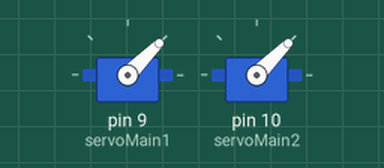
Bench run of a sketch on a simulated Arduino Uno, built with avr-gcc and run on an emulated ATmega328P. Parts: 2 × servo.

Above: at 0.3 s.
Timing chart, 0 to 1.8 s (numbered marks = the images above):
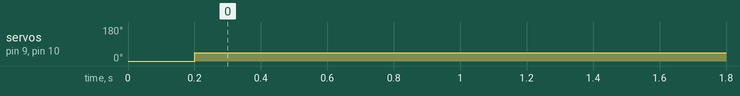

The sketch:

sketch_test_3_with_board.ino
```cpp
/*
Arduino Servo Test sketch
*/
#include <Servo.h>
#define NB_SERVO 5

Servo servoMain1,servoMain2; // Define our Servo


//variable de position va prendre le servo moteur
int angle = 0 ;


Servo servo_fingers[NB_SERVO];
int finger_angle[NB_SERVO];

void initangleservo(){
    int i ;
  for(i = 0 ; i < NB_SERVO; i++ ){
    finger_angle[i] = 0;

  }

}


void setup(){
    // établir la connexion sérielle à 9600 baud
    Serial.begin(9600);

    // servo on digital pin 9
    servoMain1.attach(9);
    // servo on digital pin 9
    servoMain2.attach(10);
    //on positionne le servo a la position initilae
    servoMain1.write(angle);
    servoMain2.write(angle);


    delay(200);
 }

void loop (){


   servoMain1.write(45);
   servoMain2.write(45);
    delay(2000);

}
```

Measured:
- by itself, servo on pin 9 (servoMain1), servo on pin 10 (servoMain2): 0° → 45° at 0.20 s
